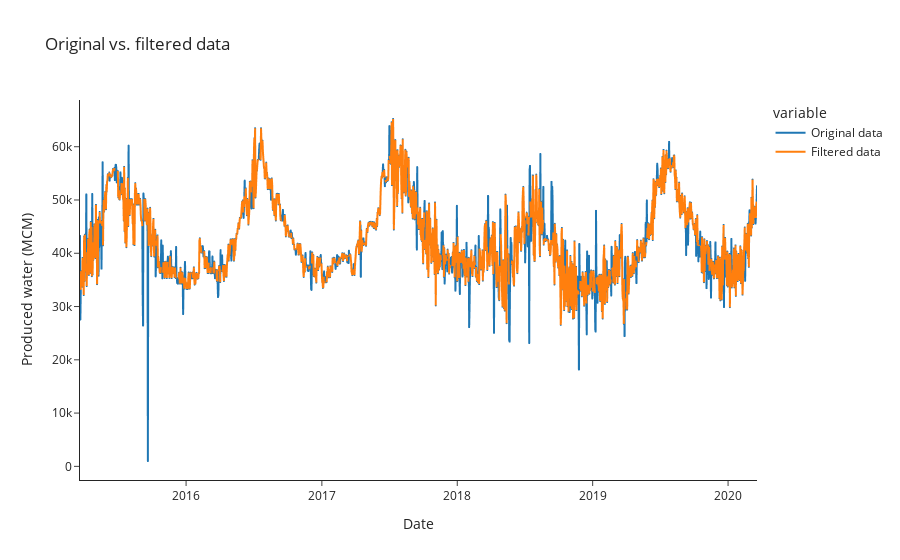

The cell this chart's notebook holds for it:
### Code cell
fig = px.line(
    data_frame=or_fil,
    x=or_fil.index,
    y=["Original data", "Filtered data"],
    template="simple_white",
    title="Original vs. filtered data",
)
fig.update_yaxes(dict(title="Produced water (MCM)"))
fig

### Figure 1 — Plotly figure (JSON) as saved in the notebook; plotly's stock layout.template omitted (floating-point values rounded to 4 significant figures; data arrays with more than 128 entries replaced by an {"elided": "..."} marker saying what was removed)
{"data": [{"hovertemplate": "variable=Original data<br>Date=%{x}<br>value=%{y}<extra></extra>", "legendgroup": "Original data", "line": {"color": "#1F77B4", "dash": "solid"}, "marker": {"symbol": "circle"}, "mode": "lines", "name": "Original data", "showlegend": true, "type": "scattergl", "x": {"elided": "1826 str values"}, "xaxis": "x", "y": {"elided": "1826 int values"}, "yaxis": "y"}, {"hovertemplate": "variable=Filtered data<br>Date=%{x}<br>value=%{y}<extra></extra>", "legendgroup": "Filtered data", "line": {"color": "#FF7F0E", "dash": "solid"}, "marker": {"symbol": "circle"}, "mode": "lines", "name": "Filtered data", "showlegend": true, "type": "scattergl", "x": {"elided": "1826 str values"}, "xaxis": "x", "y": {"elided": "1826 int values"}, "yaxis": "y"}], "layout": {"legend": {"title": {"text": "variable"}, "tracegroupgap": 0}, "title": {"text": "Original vs. filtered data"}, "xaxis": {"anchor": "y", "domain": [0, 1], "title": {"text": "Date"}}, "yaxis": {"anchor": "x", "domain": [0, 1], "title": {"text": "Produced water (MCM)"}}}}
